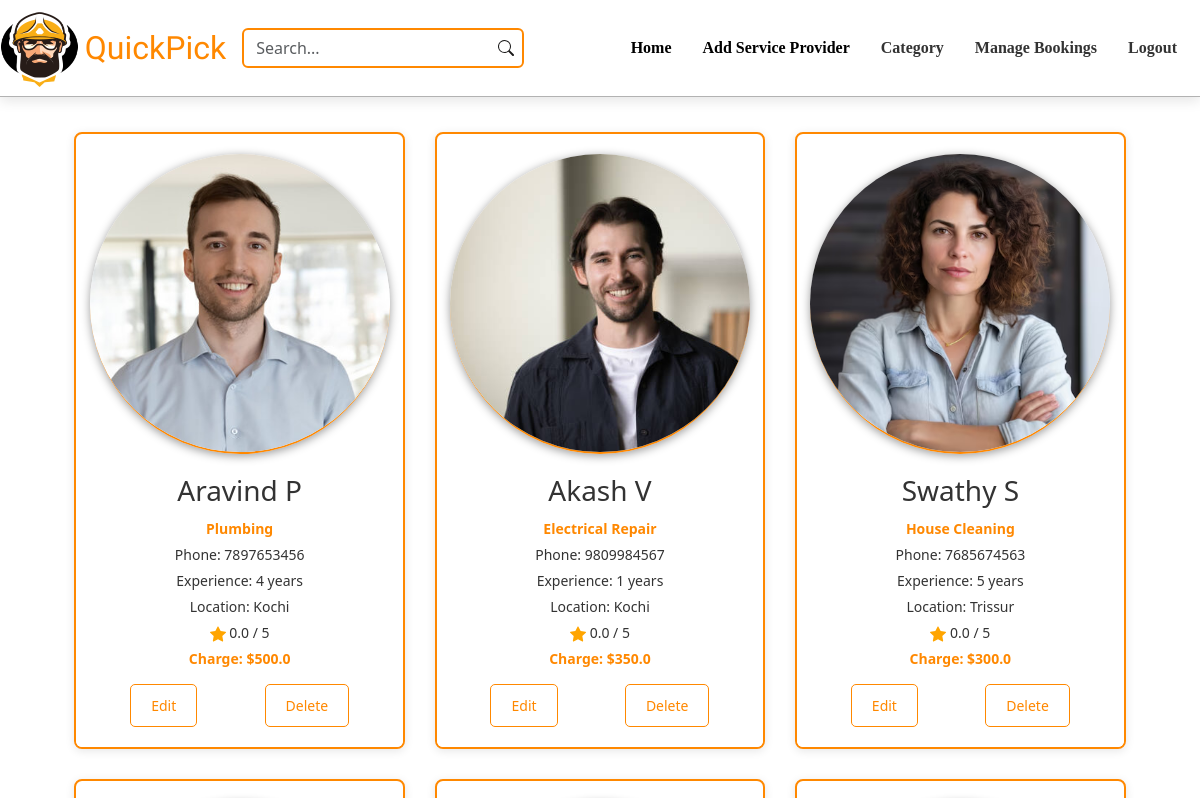
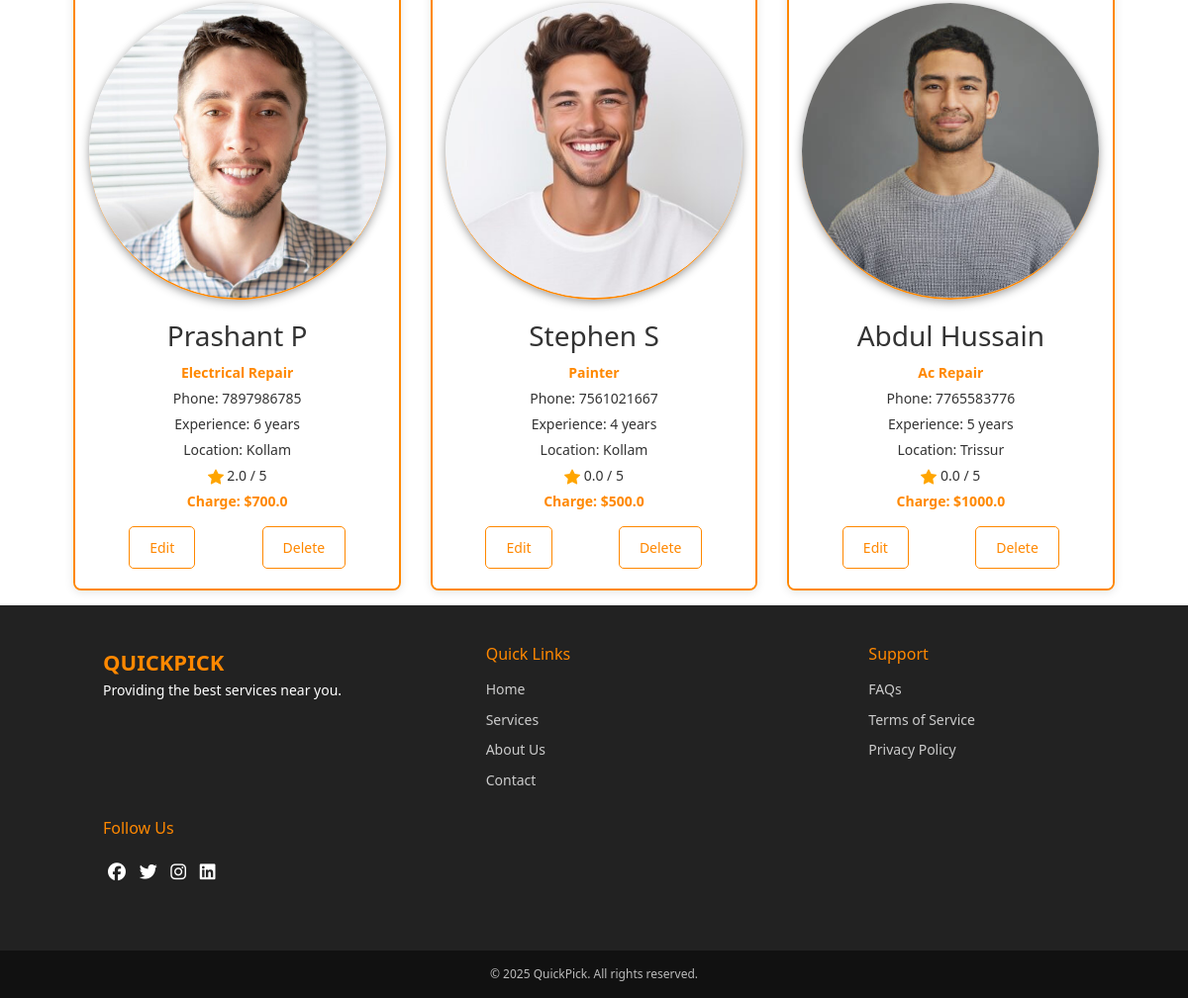
/admin_home, run on the app's committed database (2 pictures, top to bottom).
### app/models.py (models this page shows, shortened)
class ServiceProvider(models.Model):
    category = models.ForeignKey(Category, on_delete=models.CASCADE)
    profile = models.FileField()
    name = models.TextField()
    phone = models.IntegerField(unique=True)
    experience = models.IntegerField()
    availability = models.BooleanField(default=True)
    rating = models.FloatField(default=0.0)
    location = models.TextField()
    des = models.TextField()
    charge = models.FloatField()
    working_hours = models.TextField()

class Category(models.Model):
    category = models.TextField()
    img = models.FileField()

### app/views.py (the view)
# urls.py: path('admin_home',views.admin_home),
def admin_home(req):
    providers = ServiceProvider.objects.all()
    return render(req,'admin/home.html',{'providers':providers})

### templates/admin/home.html (shortened to what this page needs)
<!DOCTYPE html>
<html lang="en">
<head>
  {% load static %}
  <link rel="stylesheet" href="{% static 'css/home_style.css' %}">
  <link rel="stylesheet" href="{% static 'css/footer.css' %}">
  <link href="https://cdn.jsdelivr.net/npm/bootstrap@5.3.3/dist/css/bootstrap.min.css" rel="stylesheet">
  <link rel="stylesheet" href="https://cdnjs.cloudflare.com/ajax/libs/font-awesome/6.5.1/css/all.min.css">
</head>
<body>
  <nav class="navbar navbar-expand-lg">
    <a href="#">
      <img src="../../static/logo.png" alt="logo" width="80" height="80">
      <a class="navbar-brand" href="#">QuickPick</a>
      </a>
    <div class="collapse navbar-collapse" id="navbarNav">
      <form class="d-flex">
        <div class="search-wrapper">
          <input class="form-control" type="search" id="searchBar" placeholder="Search..." aria-label="Search"/>
        </div>
      </form>
      <ul class="navbar-nav ms-auto">
        <li class="nav-item">
          <a class="nav-link active" href="#">Home</a>
        </li>
        <li class="nav-item">
          <a class="nav-link active" href="add_pro">Add Service Provider</a>
        </li>
        <li class="nav-item">
          <a class="nav-link" href="view_category">Category</a>
        </li>
        <li class="nav-item">
          <a class="nav-link" href="admin_bookings">Manage Bookings</a>
        </li>
        <li class="nav-item">
          <a class="nav-link" href="logout">Logout</a>
        </li>
      </ul>
    </div>
  </nav>
  <div class="container" id="service-providers">
    {% include 'partials/home_search.html' %}
  </div>
<footer class="footer">
  <div class="footer-section">
      <div class="footer-logo">QuickPick</div>
      <p>Providing the best services near you.</p>
  </div>
  <div class="footer-section footer-links">
      <h4>Quick Links</h4>
      <a href="#">Home</a>
      <a href="#">Services</a>
      <a href="#">About Us</a>
      <a href="#">Contact</a>
  </div>
  <div class="footer-section footer-links">
      <h4>Support</h4>
      <a href="#">FAQs</a>
      <a href="#">Terms of Service</a>
      <a href="#">Privacy Policy</a>
  </div>
  <div class="footer-section">
      <h4>Follow Us</h4>
      <div class="footer-social">
          <a href="#"><i class="fab fa-facebook"></i></a>
          <a href="#"><i class="fab fa-twitter"></i></a>
          <a href="#"><i class="fab fa-instagram"></i></a>
          <a href="#"><i class="fab fa-linkedin"></i></a>
      </div>
  </div>
</footer>
<div class="footer-bottom">
  &copy; 2025 QuickPick. All rights reserved.
</div>
</body>
</html>

### templates/partials/home_search.html (shortened to what this page needs)
<!DOCTYPE html>
<html lang="en">
<head>
</head>
<body>
  <div class="container">
    {% if providers %}
        {% for provider in providers %}
            <div class="provider-card">
                <img src="{{ provider.profile.url }}" alt="{{ provider.name }}">
                <div class="provider-card-content">
                    <h3>{{ provider.name }}</h3>
                    <p class="category">{{ provider.category.category }}</p>
                    <p>Phone: {{ provider.phone }}</p>
                    <p>Experience: {{ provider.experience }} years</p>
                    <p>Location: {{ provider.location }}</p>
                    <p> {{ provider.rating }} / 5</p>
                    <p class="charge">Charge: ${{ provider.charge }}</p>
                    <div class="btn-container">
                        <a href="edit_pro/{{provider.id}}" class="btn">Edit</a>
                        <a href="delete_pro/{{provider.id}}" class="btn">Delete</a>
                    </div>
                </div>
            </div>
        {% endfor %}
    {% else %}
        <p style="text-align: center; width: 100%; font-size: 18px;">No providers available at the moment.</p>
    {% endif %}
</div>
</body>
</html>

### static/css/home_style.css (style rules this page uses)
.navbar { background-color: #fff; box-shadow: 0 4px 12px rgba(0, 0, 0, 0.1); padding: 15px 20px; transition: all 0.3s ease; border-bottom: 1px solid rgba(0, 0, 0, 0.301); margin-bottom:20px; }
.navbar-brand { font-size: 2rem !important; font-family: "Sigmar", serif; font-weight: 400; font-style: normal; color: #ff8800 !important; transition: all 0.3s ease; margin-left: 0.4vw; }
.navbar-nav .nav-item .nav-link { font-size: 1rem; color: #333; margin-right: 15px; transition: all 0.3s ease; font-family: "Dancing Script", serif; font-optical-sizing: auto; font-weight: 700; font-style: normal; }
.form-control { border-radius: 8px; border: 1px solid #ccc; padding: 8px; transition: all 0.3s ease; }
.search-wrapper { position: relative; display: flex; align-items: center; width: fit-content; }
.search-wrapper input { padding-right: 35px; border:2px solid #ff8800; }
.container { width: 90%; margin: 0 auto; display: flex; flex-wrap: wrap; justify-content: center; }
body { font-family: 'Arial', sans-serif; background-color: #f5f5f5; color: #333; margin: 0; padding: 0; }
.provider-card { background-color: #fff; box-shadow: 0 2px 10px rgba(0, 0, 0, 0.1); border-radius: 8px; overflow: hidden; margin: 15px; width: calc(33% - 30px); transition: transform 0.3s ease; text-align: center; border: 2px solid #ff8800; }
.provider-card img { width: 300px ; height: 300px; border-radius: 50% !important; object-fit: cover; border-bottom: 2px solid #ff8800; margin-top: 20px; box-shadow: 0 2px 10px rgba(0, 0, 0, 0.404); }
.provider-card-content { padding: 20px; background-color: #fff; color: #333; }
.provider-card-content h3 { color: #333; margin: 0 0 10px; }
.provider-card-content p { margin: 5px 0; font-size: 14px; }
.provider-card-content .category { font-weight: bold; color: #ff8800; }
.provider-card-content .charge { font-weight: bold; color: #ff8800; }
.provider-card-content .btn-container { display: flex; justify-content: space-around; margin-top: 15px; }
.provider-card-content .btn { padding: 10px 20px; margin: auto; border-radius: 5px; font-size: 14px; text-decoration: none; color:#ff8800; background-color: white; border-color:#ff8800; transition: background-color 0.3s ease; }

### static/css/footer.css (style rules this page uses)
.footer { background: #222; background-size:100%; color: white; padding: 40px 20px; font-size: 14px; line-height: 1.6; display: flex; flex-wrap: wrap; justify-content: space-between; align-items: flex-start; }
.footer-section { margin-left:7vw; flex: 1; min-width: 250px; margin-bottom: 20px; }
.footer-logo { font-size: 22px; font-weight: bold; color: #ff8800; text-transform: uppercase; }
.footer-section h4 { font-size: 16px; margin-bottom: 15px; color: #ff8800; }
.footer-links a { display: block; color: #ccc; text-decoration: none; margin-bottom: 8px; transition: color 0.3s; }
.footer-social a { display: inline-block; margin: 5px; color: white; font-size: 18px; transition: color 0.3s; }
.footer-bottom { text-align: center; padding: 15px; background: #111; font-size: 12px; color: #bbb; }

### data on the page
ServiceProvider: profile (picture), name "Aravind P", category.category "Plumbing", phone "7897653456", experience "4", location "Kochi", rating "0.0", charge "500.0"
ServiceProvider: profile (picture), name "Akash V", category.category "Electrical Repair", phone "9809984567", experience "1", location "Kochi", rating "0.0", charge "350.0"
ServiceProvider: profile (picture), name "Swathy S", category.category "House Cleaning", phone "7685674563", experience "5", location "Trissur", rating "0.0", charge "300.0"
ServiceProvider: profile (picture), name "Prashant P", category.category "Electrical Repair", phone "7897986785", experience "6", location "Kollam", rating "2.0", charge "700.0"
ServiceProvider: profile (picture), name "Stephen S", category.category "Painter", phone "7561021667", experience "4", location "Kollam", rating "0.0", charge "500.0"
ServiceProvider: profile (picture), name "Abdul Hussain", category.category "Ac Repair", phone "7765583776", experience "5", location "Trissur", rating "0.0", charge "1000.0"
